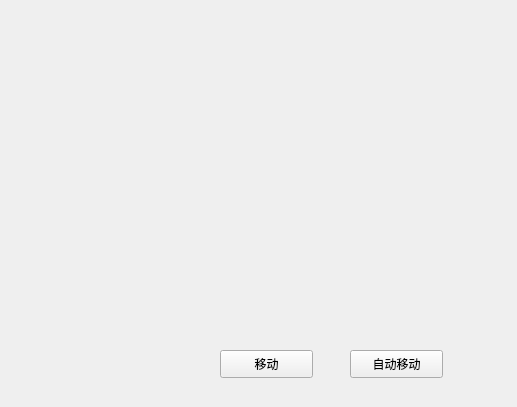
<?xml version="1.0" encoding="UTF-8"?>
<ui version="4.0">
 <class>Widget</class>
 <widget class="QWidget" name="Widget">
  <property name="geometry">
   <rect>
    <x>0</x>
    <y>0</y>
    <width>517</width>
    <height>407</height>
   </rect>
  </property>
  <property name="windowTitle">
   <string>Widget</string>
  </property>
  <widget class="QPushButton" name="pushButton">
   <property name="geometry">
    <rect>
     <x>220</x>
     <y>350</y>
     <width>93</width>
     <height>28</height>
    </rect>
   </property>
   <property name="text">
    <string>移动</string>
   </property>
  </widget>
  <widget class="QPushButton" name="pushButton_2">
   <property name="geometry">
    <rect>
     <x>350</x>
     <y>350</y>
     <width>93</width>
     <height>28</height>
    </rect>
   </property>
   <property name="text">
    <string>自动移动</string>
   </property>
  </widget>
 </widget>
 <resources/>
 <connections/>
</ui>
